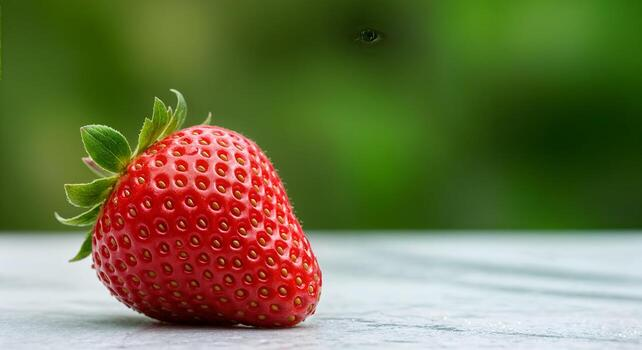
#> input picture Image manuplation/strawberryPIC.jpg, 642 x 350 px
$ python flip.py
#> lines starting #> are read from the running program, lines starting #| are printed output that depends on the picture
import cv2
img = cv2.imread("strawberryPIC.jpg" , -1)
#> img is the input picture: shape (350, 642, 3); mean B, G, R 73.5, 116.1, 112.3
if img is not None:
    print("image loaded")
    cv2.imshow("image",img)
    flipped = cv2.flip(img, 1)#0 = top to bottom / 1 = left to right / -1 = both 0&1
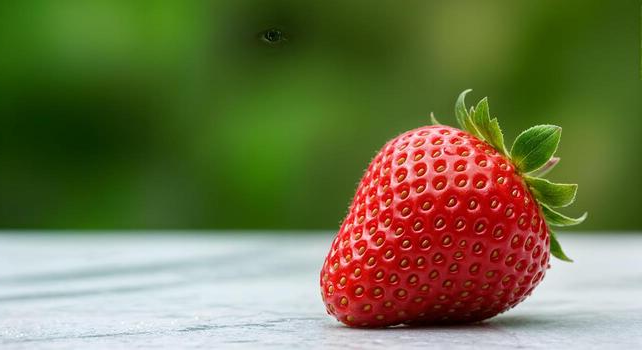
#> flipped: shape (350, 642, 3); mean B, G, R 73.5, 116.1, 112.3
    cv2.imshow("flipped image",flipped)
    cv2.waitKey(0)
    cv2.destroyAllWindows()
else:
    print("image not loaded")
